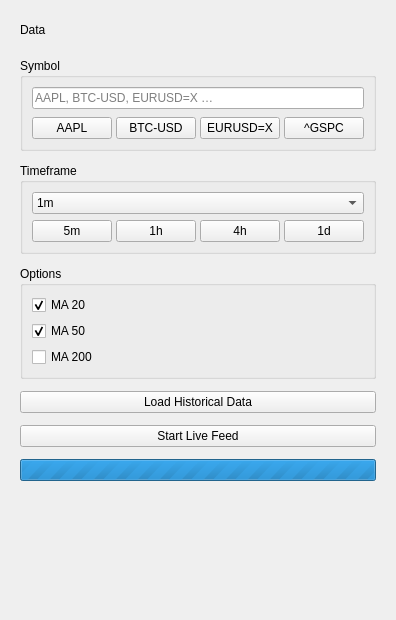
<?xml version="1.0" encoding="UTF-8"?>
<ui version="4.0">
 <class>DataPanel</class>
 <widget class="QWidget" name="DataPanel">
  <property name="geometry">
   <rect><x>0</x><y>0</y><width>280</width><height>620</height></rect>
  </property>
  <layout class="QVBoxLayout" name="verticalLayout">
   <property name="spacing"><number>0</number></property>

   <!-- ── Header ─────────────────────────────────────────────────────── -->
   <item>
    <widget class="QWidget" name="header">
     <property name="minimumHeight"><number>44</number></property>
     <property name="maximumHeight"><number>44</number></property>
     <layout class="QHBoxLayout" name="headerLayout">
      <item>
       <widget class="QLabel" name="label_section">
        <property name="text"><string>Data</string></property>
       </widget>
      </item>
      <item>
       <spacer name="headerSpacer">
        <property name="orientation"><enum>Qt::Horizontal</enum></property>
        <property name="sizeHint" stdset="0"><size><width>40</width><height>20</height></size></property>
       </spacer>
      </item>
     </layout>
    </widget>
   </item>

   <!-- ── Body ──────────────────────────────────────────────────────── -->
   <item>
    <widget class="QWidget" name="body">
     <layout class="QVBoxLayout" name="bodyLayout">
      <property name="spacing"><number>12</number></property>

      <!-- Symbol group -->
      <item>
       <widget class="QGroupBox" name="symGroup">
        <property name="title"><string>Symbol</string></property>
        <layout class="QVBoxLayout" name="symLayout">
         <property name="spacing"><number>8</number></property>
         <item>
          <widget class="QLineEdit" name="_symbol_input">
           <property name="placeholderText"><string>AAPL, BTC-USD, EURUSD=X …</string></property>
           <property name="minimumHeight"><number>34</number></property>
           <property name="maximumHeight"><number>34</number></property>
          </widget>
         </item>
         <item>
          <layout class="QHBoxLayout" name="quickPickLayout">
           <property name="spacing"><number>4</number></property>
           <item>
            <widget class="QPushButton" name="_btn_quick_aapl">
             <property name="text"><string>AAPL</string></property>
             <property name="maximumHeight"><number>24</number></property>
            </widget>
           </item>
           <item>
            <widget class="QPushButton" name="_btn_quick_btc">
             <property name="text"><string>BTC-USD</string></property>
             <property name="maximumHeight"><number>24</number></property>
            </widget>
           </item>
           <item>
            <widget class="QPushButton" name="_btn_quick_eurusd">
             <property name="text"><string>EURUSD=X</string></property>
             <property name="maximumHeight"><number>24</number></property>
            </widget>
           </item>
           <item>
            <widget class="QPushButton" name="_btn_quick_gspc">
             <property name="text"><string>^GSPC</string></property>
             <property name="maximumHeight"><number>24</number></property>
            </widget>
           </item>
          </layout>
         </item>
        </layout>
       </widget>
      </item>

      <!-- Timeframe group -->
      <item>
       <widget class="QGroupBox" name="tfGroup">
        <property name="title"><string>Timeframe</string></property>
        <layout class="QVBoxLayout" name="tfLayout">
         <item>
          <widget class="QComboBox" name="_tf_combo">
           <property name="minimumHeight"><number>34</number></property>
           <property name="maximumHeight"><number>34</number></property>
           <item><property name="text"><string>1m</string></property></item>
           <item><property name="text"><string>5m</string></property></item>
           <item><property name="text"><string>15m</string></property></item>
           <item><property name="text"><string>30m</string></property></item>
           <item><property name="text"><string>1h</string></property></item>
           <item><property name="text"><string>4h</string></property></item>
           <item><property name="text"><string>1d</string></property></item>
           <item><property name="text"><string>1wk</string></property></item>
           <item><property name="text"><string>1mo</string></property></item>
          </widget>
         </item>
         <item>
          <layout class="QHBoxLayout" name="quickTfLayout">
           <property name="spacing"><number>4</number></property>
           <item>
            <widget class="QPushButton" name="_btn_tf_5m">
             <property name="text"><string>5m</string></property>
             <property name="checkable"><bool>true</bool></property>
             <property name="maximumHeight"><number>24</number></property>
            </widget>
           </item>
           <item>
            <widget class="QPushButton" name="_btn_tf_1h">
             <property name="text"><string>1h</string></property>
             <property name="checkable"><bool>true</bool></property>
             <property name="maximumHeight"><number>24</number></property>
            </widget>
           </item>
           <item>
            <widget class="QPushButton" name="_btn_tf_4h">
             <property name="text"><string>4h</string></property>
             <property name="checkable"><bool>true</bool></property>
             <property name="maximumHeight"><number>24</number></property>
            </widget>
           </item>
           <item>
            <widget class="QPushButton" name="_btn_tf_1d">
             <property name="text"><string>1d</string></property>
             <property name="checkable"><bool>true</bool></property>
             <property name="maximumHeight"><number>24</number></property>
            </widget>
           </item>
          </layout>
         </item>
        </layout>
       </widget>
      </item>

      <!-- Options group -->
      <item>
       <widget class="QGroupBox" name="optGroup">
        <property name="title"><string>Options</string></property>
        <layout class="QVBoxLayout" name="optLayout">
         <property name="spacing"><number>6</number></property>
         <item>
          <widget class="QCheckBox" name="_chk_ma20">
           <property name="text"><string>MA 20</string></property>
           <property name="checked"><bool>true</bool></property>
          </widget>
         </item>
         <item>
          <widget class="QCheckBox" name="_chk_ma50">
           <property name="text"><string>MA 50</string></property>
           <property name="checked"><bool>true</bool></property>
          </widget>
         </item>
         <item>
          <widget class="QCheckBox" name="_chk_ma200">
           <property name="text"><string>MA 200</string></property>
           <property name="checked"><bool>false</bool></property>
          </widget>
         </item>
        </layout>
       </widget>
      </item>

      <!-- Load button -->
      <item>
       <widget class="QPushButton" name="_btn_load">
        <property name="text"><string>Load Historical Data</string></property>
        <property name="minimumHeight"><number>36</number></property>
        <property name="maximumHeight"><number>36</number></property>
       </widget>
      </item>

      <!-- Live feed button -->
      <item>
       <widget class="QPushButton" name="_btn_live">
        <property name="text"><string>Start Live Feed</string></property>
        <property name="checkable"><bool>true</bool></property>
        <property name="minimumHeight"><number>36</number></property>
        <property name="maximumHeight"><number>36</number></property>
       </widget>
      </item>

      <!-- Progress bar -->
      <item>
       <widget class="QProgressBar" name="_progress">
        <property name="visible"><bool>false</bool></property>
        <property name="minimum"><number>0</number></property>
        <property name="maximum"><number>0</number></property>
        <property name="value"><number>-1</number></property>
        <property name="minimumHeight"><number>6</number></property>
        <property name="maximumHeight"><number>6</number></property>
        <property name="textVisible"><bool>false</bool></property>
       </widget>
      </item>

      <!-- Status label -->
      <item>
       <widget class="QLabel" name="_status">
        <property name="text"><string/></property>
        <property name="wordWrap"><bool>true</bool></property>
       </widget>
      </item>

      <!-- Vertical spacer -->
      <item>
       <spacer name="verticalSpacer">
        <property name="orientation"><enum>Qt::Vertical</enum></property>
        <property name="sizeHint" stdset="0"><size><width>20</width><height>40</height></size></property>
       </spacer>
      </item>

     </layout>
    </widget>
   </item>

  </layout>
 </widget>
 <resources/>
 <connections/>
</ui>
